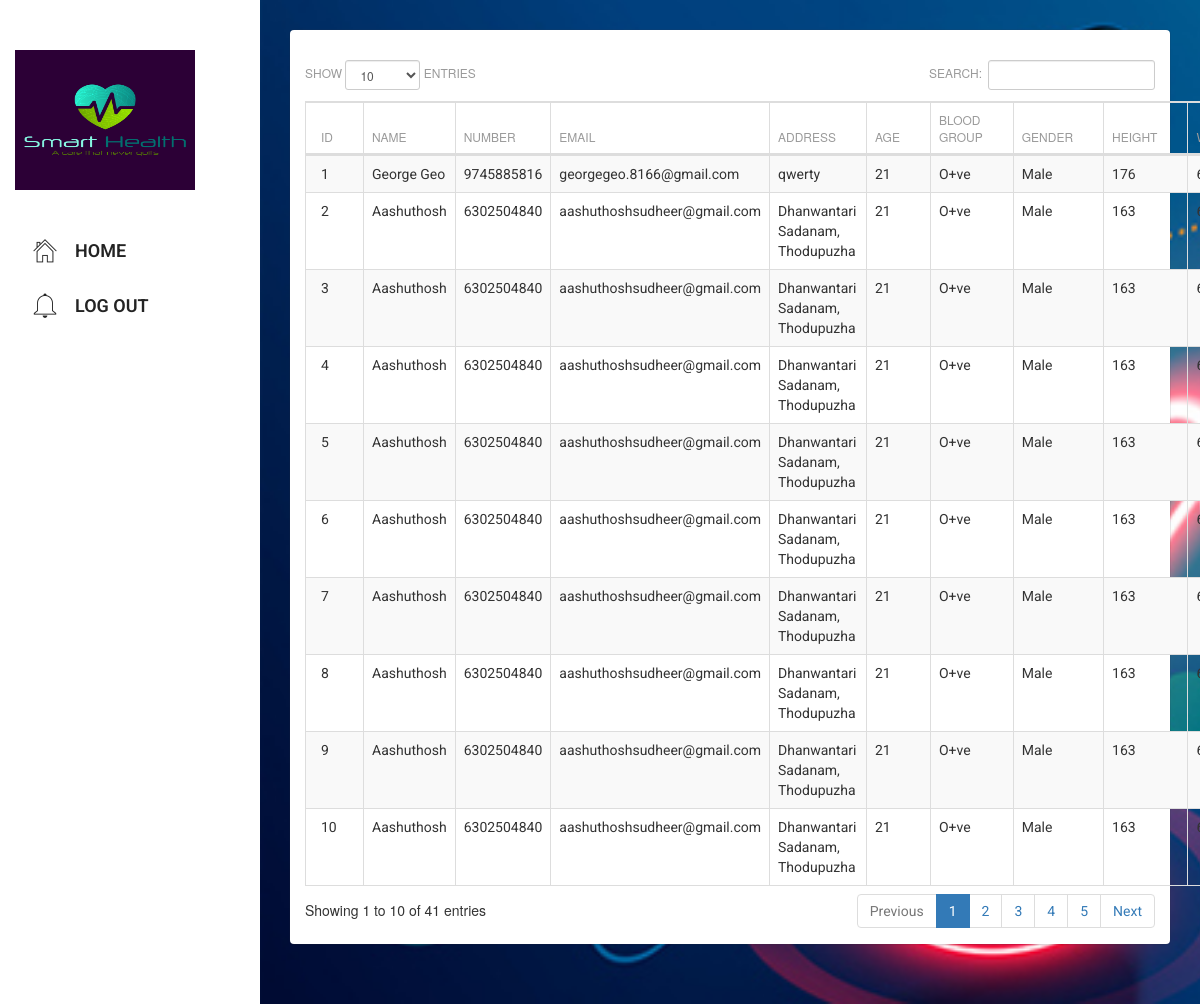
The page /php/health_monitoring/user_tbl/select.php on the database its author committed.
### tables this page shows
CREATE TABLE IF NOT EXISTS `user_tbl` (
  `id` int(11) NOT NULL AUTO_INCREMENT,
  `name` varchar(100) NOT NULL,
  `number` varchar(100) NOT NULL,
  `email` varchar(100) NOT NULL,
  `address` varchar(100) NOT NULL,
  `age` varchar(100) NOT NULL,
  `blood_group` varchar(100) NOT NULL,
  `gender` varchar(100) NOT NULL,
  `height` varchar(100) NOT NULL,
  `weight` varchar(100) NOT NULL,
  `userimage` tinytext NOT NULL,
  `username` varchar(100) NOT NULL,
  `password` varchar(100) NOT NULL,
  PRIMARY KEY (`id`)
);

### php/health_monitoring/user_tbl/tables.php (called while the page is built, shortened)
<?php
$table="user_tbl";
?>

### php/health_monitoring/user_tbl/select.php (the view, shortened to what this page needs)
<?php
include("tables.php");
include("../header_inner.php");
$i=0;
?>
		<link rel="stylesheet" type="text/css" href="datatables.min.css">
<div class="">
<div class="clearfix"></div>
<table id="example" class="table table-striped table-bordered dataTable no-footer" cellspacing="0"  role="grid" aria-describedby="example_info" >
          <?php
		  include("../connection.php");
	?>
	<?php
		  $result2 = mysqli_query($con,"SHOW FIELDS FROM $table");
 echo "<thead><tr>";
while ($row2 = mysqli_fetch_array($result2))
 {
  $name=$row2['Field'];
  echo "<th>".
  str_replace('_', ' ', $name)
  ."</th>";
 $i++;
 }
 echo "
<th>Update</th>
 <th>Del</th>
 </tr></thead>";
   echo "<tbody>";
 	$result = mysqli_query($con,"SELECT * FROM $table ");
		while($row = mysqli_fetch_array($result))
		{
		$id=$row['0'];
		echo "<tr>";
		for($k=0;$k<$i;$k++)
		{
			if($k==30)
			{
			  $sql2 = "select *  from customer where id='$_SESSION[userid]' ";
    $result2 = mysqli_query($con, $sql2) or die("Error in Selecting " . mysqli_error($connection));
$row2 =mysqli_fetch_array($result2);
			echo "<td >  $row2[contact_person]</td>";
			}
			elseif($k==31)
			{
			echo "<td class='hiddentd'> $row[content] </td>";
			}
				elseif($k==40)
			{
			echo "<td > <img src='uploads/$row[$k]' width='100'></td>";
			}
			else
			{
			echo "<td >$row[$k]</td>";
			}
		}
			echo "
			<td><a href='update.php?id=$id'>Update</a></td>
			<td><a href='?del_id=$id' onclick='return rem()'>Del</a></td>
			</tr>";
		}
        ?>
        </tbody>
    </table>
    </div>

### rows shown on the page
user_tbl: id "1", name "George Geo", number "9745885816", email "georgegeo.8166@gmail.com", address "qwerty", age "21", blood_group "O+ve", gender "Male", height "176"
user_tbl: id "2", name "Aashuthosh", number "6302504840", email "aashuthoshsudheer@gmail.com", address "Dhanwantari Sadanam, Thodupuzha", age "21", blood_group "O+ve", gender "Male", height "163"
user_tbl: id "3", name "Aashuthosh", number "6302504840", email "aashuthoshsudheer@gmail.com", address "Dhanwantari Sadanam, Thodupuzha", age "21", blood_group "O+ve", gender "Male", height "163"
user_tbl: id "4", name "Aashuthosh", number "6302504840", email "aashuthoshsudheer@gmail.com", address "Dhanwantari Sadanam, Thodupuzha", age "21", blood_group "O+ve", gender "Male", height "163"
user_tbl: id "5", name "Aashuthosh", number "6302504840", email "aashuthoshsudheer@gmail.com", address "Dhanwantari Sadanam, Thodupuzha", age "21", blood_group "O+ve", gender "Male", height "163"
user_tbl: id "6", name "Aashuthosh", number "6302504840", email "aashuthoshsudheer@gmail.com", address "Dhanwantari Sadanam, Thodupuzha", age "21", blood_group "O+ve", gender "Male", height "163"
user_tbl: id "7", name "Aashuthosh", number "6302504840", email "aashuthoshsudheer@gmail.com", address "Dhanwantari Sadanam, Thodupuzha", age "21", blood_group "O+ve", gender "Male", height "163"
user_tbl: id "8", name "Aashuthosh", number "6302504840", email "aashuthoshsudheer@gmail.com", address "Dhanwantari Sadanam, Thodupuzha", age "21", blood_group "O+ve", gender "Male", height "163"
user_tbl: id "9", name "Aashuthosh", number "6302504840", email "aashuthoshsudheer@gmail.com", address "Dhanwantari Sadanam, Thodupuzha", age "21", blood_group "O+ve", gender "Male", height "163"
user_tbl: id "10", name "Aashuthosh", number "6302504840", email "aashuthoshsudheer@gmail.com", address "Dhanwantari Sadanam, Thodupuzha", age "21", blood_group "O+ve", gender "Male", height "163"

### other values the page prints
str_replace('_', ' ', $name) "ID"
str_replace('_', ' ', $name) "NAME"
str_replace('_', ' ', $name) "NUMBER"
str_replace('_', ' ', $name) "EMAIL"
str_replace('_', ' ', $name) "ADDRESS"
str_replace('_', ' ', $name) "AGE"
str_replace('_', ' ', $name) "BLOOD GROUP"
str_replace('_', ' ', $name) "GENDER"
str_replace('_', ' ', $name) "HEIGHT"
